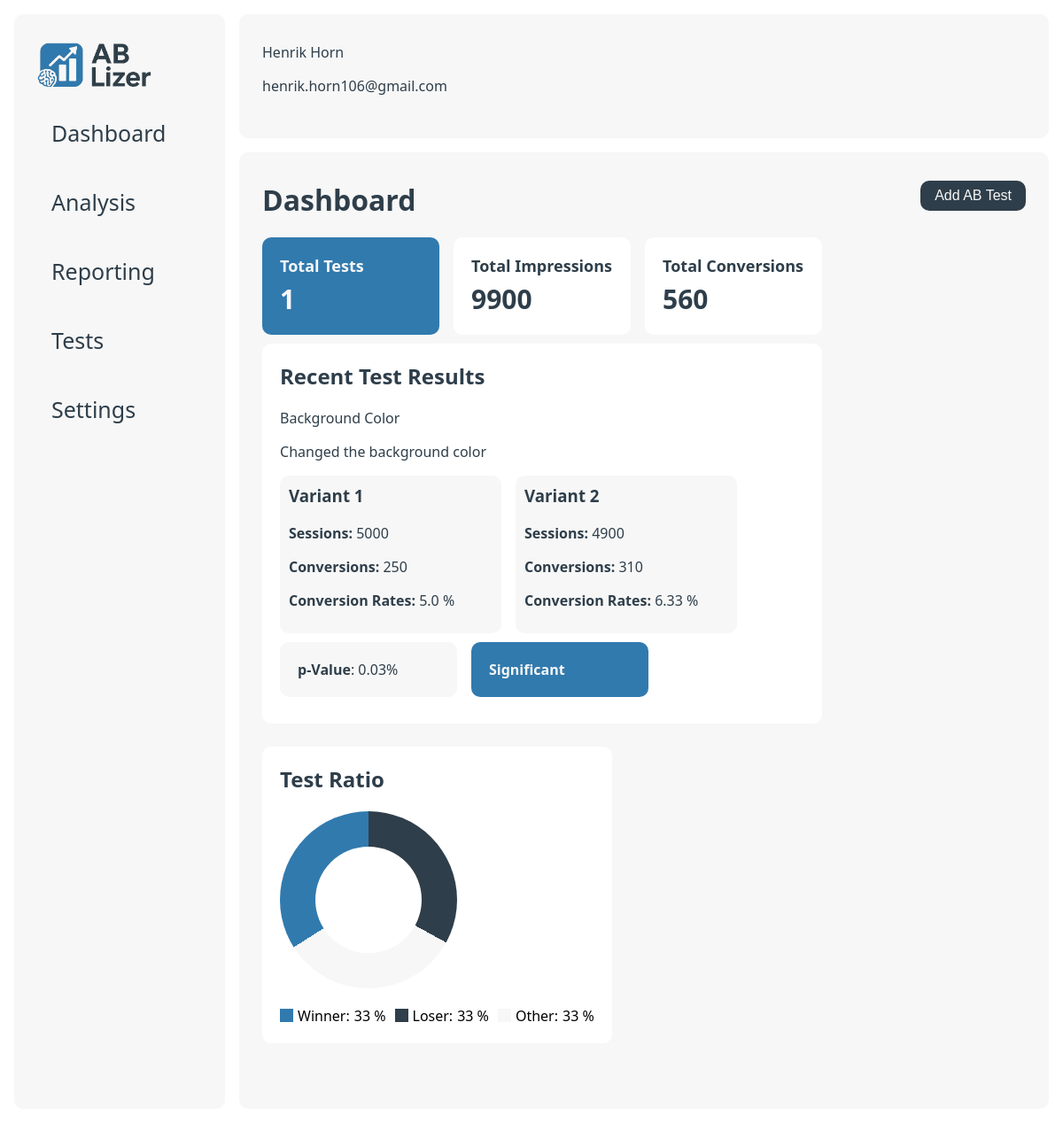
The page / on the database its author committed.
### data/models.py (models this page shows)
class users(db.Model):
    __tablename__ = 'users'
    id = db.Column(db.Integer, primary_key=True)
    company_id = db.Column(db.Integer, db.ForeignKey('companies.id'), nullable=False)
    name = db.Column(db.String(255), nullable=False)
    email = db.Column(db.String(255), nullable=False)

class ab_tests(db.Model):
    __tablename__ = 'ab_tests'
    id = db.Column(db.Integer, primary_key=True)
    company_id = db.Column(db.Integer, db.ForeignKey('companies.id'), nullable=False)
    name = db.Column(db.String(255), nullable=False)
    description = db.Column(db.Text, nullable=False)
    metric = db.Column(db.String(255), nullable=False)
    created_at = db.Column(db.DateTime, nullable=False)
    __repr__ = lambda self: f'<Ab_Test {self.id}>'
    __str__ = lambda self: f'{self.id}'

class variants(db.Model):
    __tablename__ = 'variants'
    id = db.Column(db.Integer, primary_key=True)
    test_id = db.Column(db.Integer, db.ForeignKey('ab_tests.id'), nullable=False)
    name = db.Column(db.String(255), nullable=False)
    impressions = db.Column(db.Integer, nullable=False)
    conversions = db.Column(db.Integer, nullable=False)
    conversion_rate = db.Column(db.Float, nullable=False)
    __repr__ = lambda self: f'<Variant {self.id}>'
    __str__ = lambda self: f'{self.id}'

### app.py (the view)
@app.route("/")
def index():
    user = db_manager.get_user(1)
    total_tests = len(db_manager.get_ab_tests())
    total_variants = db_manager.get_all_variants()
    total_impressions = 0
    total_conversions = 0
    for variant in total_variants:
        total_impressions += variant.impressions
        total_conversions += variant.conversions
    recent_test = db_manager.get_recent_test()
    test_data = {}
    has_variant = True
    for test in recent_test:
        test_data[test] = db_manager.get_variants(test.id)
        if test_data[test] == []:
            has_variant = False
        else:
            has_variant = True
    return render_template("index.html",
                           user=user,
                           total_tests=total_tests,
                           total_impressions=total_impressions,
                           total_conversions=total_conversions,
                           test_data=test_data,
                           has_variant=has_variant
                           )

### data/db_manager.py (called while the page is built)
    def get_ab_tests(self):
        return ab_tests.query.all()

    def get_recent_test(self):
        return ab_tests.query.order_by(ab_tests.created_at.asc()).limit(1).all()

    def get_all_variants(self):
        return variants.query.all()

    def get_variants(self, test_id):
        return variants.query.filter_by(test_id=test_id).all()

    def get_user(self, user_id):
        return users.query.filter_by(id=user_id).first()

### templates/index.html
{% extends "base.html" %}
{% block content %}
    <div class="hero">
        <h1>Dashboard</h1>
        <button class="btn" id="addTestBtn">Add AB Test</button>
    </div>
    <div class="col-wrapper">
        <div class="col-1">
            <div class="card-wrapper">
                <div class="card accent">
                    <h2 class="card-title">Total Tests</h2>
                    <p class="card-value">{{ total_tests }}</p>
                </div>
                <div class="card">
                    <h2 class="card-title">Total Impressions</h2>
                    <p class="card-value">{{ total_impressions }}</p>
                </div>
                <div class="card">
                    <h2 class="card-title">Total Conversions</h2>
                    <p class="card-value">{{ total_conversions }}</p>
                </div>
            </div>
            <div class="card big">
                <h2>Recent Test Results</h2>
                {% for test in test_data %}
                    <p>{{ test.name }}</p>
                    <p>{{ test.description }}</p>
                    {% if has_variant == True %}
                        <div class="col-wrapper">
                            {% for variant in test_data[test] %}
                                <div class="test-card">
                                    <h3>Variant {{ variant }}</h3>
                                    <p><strong>Sessions:</strong> {{ variant.impressions }}</p>
                                    <p><strong>Conversions:</strong> {{ variant.conversions }}</p>
                                    <p><strong>Conversion Rates:</strong> {{ variant.conversion_rate }} %</p>
                                </div>
                            {% endfor %}
                        </div>
                        <div class="col-wrapper">
                            <div class="card secondary">
                                <p><strong>p-Value</strong>: 0.03%</p>
                            </div>
                            <div class="card accent">
                                <p><strong>Significant</strong></p>
                            </div>
                        </div>
                    {% else %}
                        <button class="btn">Add Variants</button>
                    {% endif %}
                    </div>
                {% endfor %}
        </div>
        <div class="col-2">
            <div class="card big">
                <h2>Test Ratio</h2>
                <div class="pie hollow"></div>
                <div class="legend">
                    <div class="legend-item">
                        <div class="legend-color">
                            <div class="winner"></div>
                        </div>
                        <span>Winner:</span>
                        <span>33 %</span>
                    </div>
                    <div class="legend-item">
                        <div class="legend-color">
                            <div class="loser"></div>
                        </div>
                        <span>Loser:</span>
                        <span>33 %</span>
                    </div>
                    <div class="legend-item">
                        <div class="legend-color">
                            <div class="na"></div>
                        </div>
                        <span>Other:</span>
                        <span>33 %</span>
                    </div>
                </div>
            </div>
        </div>
    </div>
{% endblock %}

### templates/base.html (shortened to what this page needs)
<!DOCTYPE html>
<html lang="en">
<head>
    <link href="{{ url_for('static', filename='style.css') }}" rel="stylesheet">
</head>
<body>
<div class="main-wrapper">
    <div class="sidenav" id="mySidenav">
        <div class="sidenav-container">
            <a class="logo" href="/"><img src="{{ url_for('static', filename='logo_ab-lizer.png') }}" height="50px"></a>
            <a href="/">
                <div class="tab">Dashboard</div>
            </a>
            <a href="#">
                <div class="tab">Analysis</div>
            </a>
            <a href="#">
                <div class="tab">Reporting</div>
            </a>
            <a href="/tests/{{ user.id }}">
                <div class="tab">Tests</div>
            </a>
            <a href="/settings/{{ user.id }}">
                <div class="tab">Settings</div>
            </a>
        </div>
    </div>
    <div class="wrapper">
        <nav>
            <div class="container">
                <p>{{ user.name }}</p>
                <p>{{ user.email }}</p>
            </div>
        </nav>
        <main class="container">
            {% block content %}{% endblock %}
        </main>
    </div>
</div>
</body>
</html>

### static/style.css (style rules this page uses)
:root { --primary: #2E3E4A; --secondary: #F7F7F7; --accent: #317AAE; --gradient: linear-gradient(180deg, rgba(25, 82, 133, 1) 0%, rgba(49, 122, 174, 1) 100%); --danger: #ef4444; --bg: #ffffff; --radius: 10px; --shadow: 0 2px 8px rgba(30, 41, 59, 0.06); --font-primary: 'Segoe UI', 'Roboto', Arial, sans-serif; }
* { box-sizing: border-box; }
body { font-family: var(--font-primary); background: var(--bg); margin: 0; padding: 0; }
nav { background: var(--bg); }
main { overflow-y: scroll; }
p { color: var(--primary); }
h1, h2, h3, h4, h5, h6, p { margin-top: 0; color: var(--primary); }
a { color: var(--primary); text-decoration: none; }
.hero { display: flex; justify-content: space-between; align-items: flex-start; }
.main-wrapper { display: flex; padding: 16px; }
.wrapper { width: 100%; height: 100vh; padding-left: 16px; align-self: stretch; gap: 16px; display: flex; flex-direction: column; }
.container { padding: 32px 26px; background: var(--secondary); border-radius: var(--radius); height: 100%; }
.logo { font-size: 1.5rem; font-weight: bold; text-decoration: none; }
button { padding: 8px 16px; border: none; border-radius: var(--radius); font-size: 1rem; cursor: pointer; background: var(--primary); color: var(--secondary); }
.sidenav { width: 300px; background-color: var(--bg); position: static; height: 100vh; overflow-x: hidden; }
.sidenav a { color: var(--primary); text-decoration: none; font-size: 25px; display: block; }
.sidenav .tab { padding: 16px 16px; color: var(--primary); text-decoration: none; font-size: 25px; display: block; transition: 0.3s; border-radius: var(--radius); }
.sidenav-container { display: flex; flex-direction: column; gap: 12px; background-color: var(--secondary); border-radius: var( --radius); padding: 32px 26px; height: 100%; }
.card-wrapper { display: flex; gap: 16px; }
.card { border-radius: var( --radius); padding: 20px; margin-bottom: 10px; width: 200px; background-color: #ffffff; }
.card.secondary { background: var(--secondary); }
.secondary p { margin-bottom: 0; }
.card.accent { background: var(--accent); }
.accent p { color: var(--secondary); margin-bottom: 0; }
.accent h2 { color: var(--secondary); }
.card.big { width: 100%; }
.card-title { font-size: 18px; margin-bottom: 5px; }
.card-value { font-size: 30px; font-weight: bold; margin: 0; }
.col-wrapper { display: flex; gap: 16px; flex-wrap: wrap; flex-grow: 0; flex-direction: row; }
.pie { height: 200px; width: 200px; border-radius: 50%; background: conic-gradient( var(--primary) 0% 33%, var(--secondary) 33% 66%, var(--accent) 66% 100% ); }
.pie.hollow { display: flex; justify-content: center; align-items: center; }
.pie.hollow::after { content: ''; position: sticky; height: 120px; width: 120px; border-radius: 50%; background-color: #FFFFFF; }
.test-card { min-width: 250px; border-radius: var( --radius); padding: 10px; margin-bottom: 10px; background-color: var(--secondary); }
.legend { margin-top: 20px; display: flex; gap: 10px; }
.legend-item { display: flex; align-items: center; gap: 5px; }
.legend-color { width: 15px; height: 15px; border-radius: 50%; }
.winner { width: 100%; height: 100%; background-color: var(--accent); }
.loser { width: 100%; height: 100%; background-color: var(--primary); }
.na { width: 100%; height: 100%; background-color: var(--secondary); }

### rows shown on the page
users: name "Henrik Horn", email "henrik.horn106@gmail.com"
ab_tests: name "Background Color", description "Changed the background color"
variants: id "1", impressions "5000", conversions "250", conversion_rate "5.0"
variants: id "2", impressions "4900", conversions "310", conversion_rate "6.33"

### other values the page prints
{{ total_tests }} "1"
{{ total_impressions }} "9900"
{{ total_conversions }} "560"
